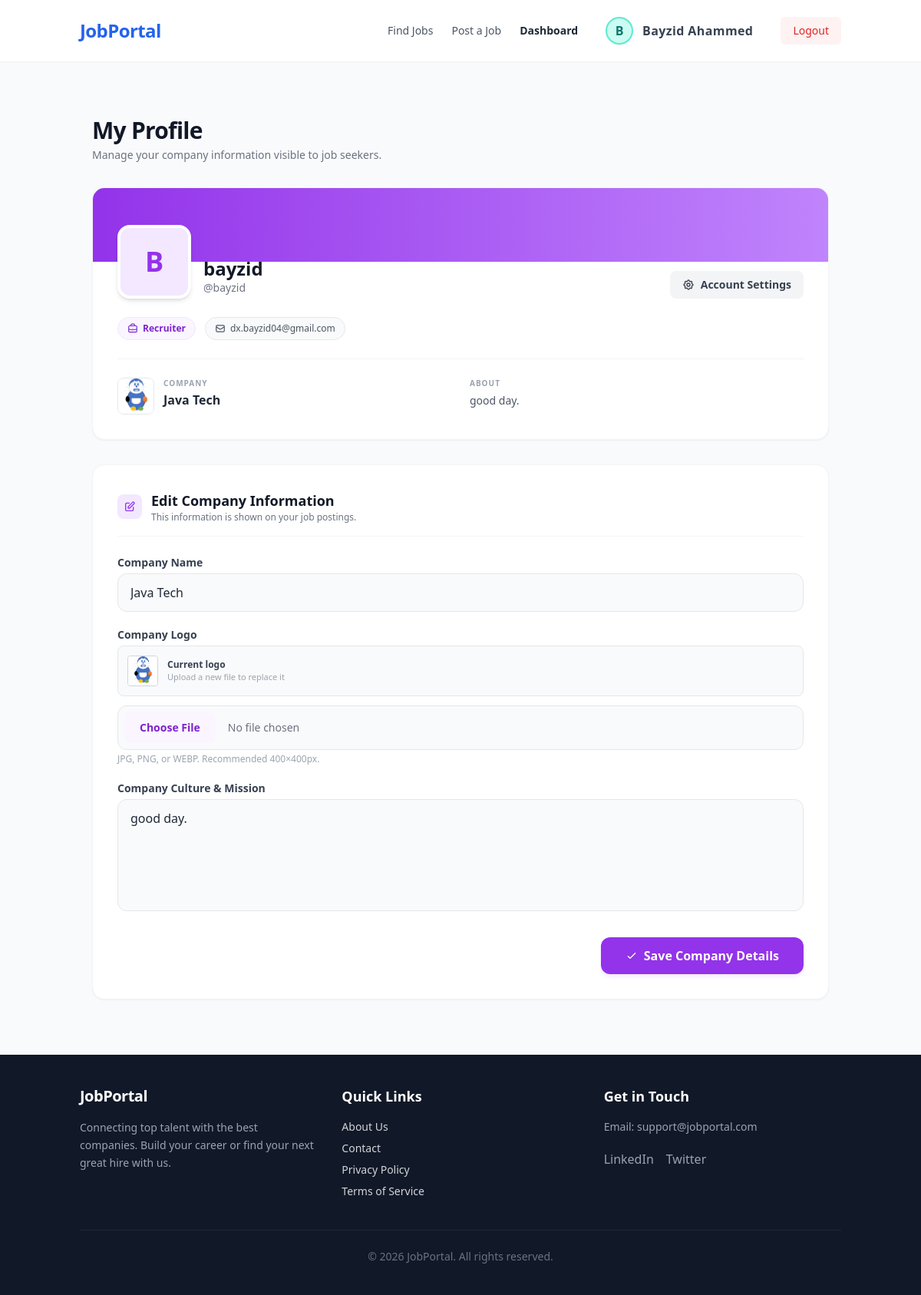
The page /profile/bayzid (signed in) on the database its author committed.
### core/models.py (models this page shows, shortened)
class CustomUser(AbstractUser):
    user_type = (
        ('jobseeker', 'Job Seeker'),
        ('recruiter', 'Recruiter')
    )
    full_name = models.CharField(max_length=30)
    profile_pic = models.ImageField(upload_to='profile/',null=True,blank=True)
    role = models.CharField(max_length=25,choices=user_type)

class Recruiter(models.Model):
    user = models.OneToOneField(CustomUser,on_delete=models.CASCADE)
    company_name = models.CharField(max_length=100,blank = True)
    company_logo = models.ImageField(upload_to='company_logos/', blank=True, null=True)
    description = models.TextField(blank=True, null=True, help_text="Write a little bit about the company culture and mission.")

### core/views.py (the view, shortened to what this page needs)
# urls.py: path('profile/<str:username>', views.profile, name = 'profile'),
@login_required
def profile(request, username):
    if request.user.role == 'recruiter':
            recruiter = Recruiter.objects.get(user=request.user)
    elif request.user.role == 'jobseeker':
            seeker = JobSeeker.objects.get(user=request.user)
    if request.user.role == 'recruiter':
        context = {
            'user': request.user,
            'recruiter': recruiter
        }
    elif request.user.role == 'jobseeker':
        context = {
            'user': request.user,
            'seeker' : seeker
        }
    return render(request, 'accounts/profile.html', context)

### templates/accounts/profile.html (shortened to what this page needs)
{% extends 'base.html' %}
{% load static %}
{% block content %}
{% if user.role == 'recruiter' %}
<div class="max-w-5xl mx-auto my-10 px-4 space-y-8">
    <div>
        <h1 class="text-3xl font-extrabold text-gray-900 tracking-tight">My Profile</h1>
        <p class="text-gray-500 mt-1 text-sm">Manage your company information visible to job seekers.</p>
    </div>
    <div class="bg-white rounded-2xl border border-gray-100 shadow-sm overflow-hidden">
        <div class="h-24 bg-gradient-to-r from-purple-600 to-purple-400"></div>
        <div class="px-8 pb-8">
            <div class="flex flex-col sm:flex-row sm:items-end sm:justify-between -mt-12 mb-6 gap-4">
                <div class="flex items-end gap-4">
                    {% if user.profile_pic %}
                        <img src="{{ user.profile_pic.url }}"
                             alt="{{ user.username }}"
                             class="w-24 h-24 rounded-2xl object-cover border-4 border-white shadow-md">
                    {% else %}
                        <div class="w-24 h-24 rounded-2xl bg-purple-100 flex items-center justify-center text-4xl font-extrabold text-purple-600 border-4 border-white shadow-md">
                            {{ user.username|make_list|first|upper }}
                        </div>
                    {% endif %}
                    <div class="mb-1">
                        <h2 class="text-2xl font-extrabold text-gray-900 leading-tight">
                            {{ user.get_full_name|default:user.username }}
                        </h2>
                        <p class="text-gray-500 text-sm">@{{ user.username }}</p>
                    </div>
                </div>
                <a href="#"
                   class="inline-flex items-center gap-2 text-sm font-semibold bg-gray-100 text-gray-700 px-4 py-2 rounded-lg hover:bg-gray-200 transition-colors self-start sm:self-auto mt-2 sm:mt-0">
                    Account Settings
                </a>
            </div>
            <div class="flex flex-wrap gap-3 mb-6">
                <span class="inline-flex items-center gap-1.5 bg-purple-50 text-purple-700 text-xs font-bold px-3 py-1.5 rounded-full border border-purple-100">
                    Recruiter
                </span>
                <span class="inline-flex items-center gap-1.5 bg-gray-50 text-gray-600 text-xs font-medium px-3 py-1.5 rounded-full border border-gray-200">
                    <svg class="w-3.5 h-3.5" fill="none" stroke="currentColor" viewBox="0 0 24 24">
                        <path stroke-linecap="round" stroke-linejoin="round" stroke-width="2"
                              d="M3 8l7.89 5.26a2 2 0 002.22 0L21 8M5 19h14a2 2 0 002-2V7a2 2 0 00-2-2H5a2 2 0 00-2 2v10a2 2 0 002 2z"/>
                    </svg>
                    {{ user.email }}
                </span>
            </div>
            <div class="grid grid-cols-1 sm:grid-cols-2 gap-6 pt-6 border-t border-gray-100">
                <div class="flex items-start gap-3">
                    {% if recruiter.company_logo %}
                        <img src="{{ recruiter.company_logo.url }}"
                             alt="{{ recruiter.company_name }}"
                             class="w-12 h-12 rounded-lg object-cover border border-gray-200 shrink-0">
                    {% else %}
                        <div class="w-12 h-12 rounded-lg bg-gray-100 flex items-center justify-center text-lg font-bold text-gray-400 shrink-0">🏢</div>
                    {% endif %}
                    <div>
                        <p class="text-[10px] font-black text-gray-400 uppercase tracking-widest mb-0.5">Company</p>
                        <p class="font-bold text-gray-800">
                            {{ recruiter.company_name|default:"Not set yet" }}
                        </p>
                    </div>
                </div>
                <div>
                    <p class="text-[10px] font-black text-gray-400 uppercase tracking-widest mb-1">About</p>
                    {% if recruiter.description %}
                        <p class="text-sm text-gray-600 leading-relaxed line-clamp-3">{{ recruiter.description }}</p>
                    {% else %}
                        <p class="text-sm text-gray-400 italic">No description added yet.</p>
                    {% endif %}
                </div>
            </div>
        </div>
    </div>
    <div class="bg-white rounded-2xl border border-gray-100 shadow-sm p-8">
        <div class="flex items-center gap-3 mb-6 pb-4 border-b border-gray-100">
            <div class="w-8 h-8 bg-purple-100 rounded-lg flex items-center justify-center">
                <svg class="w-4 h-4 text-purple-600" fill="none" stroke="currentColor" viewBox="0 0 24 24">
                    <path stroke-linecap="round" stroke-linejoin="round" stroke-width="2"
                          d="M11 5H6a2 2 0 00-2 2v11a2 2 0 002 2h11a2 2 0 002-2v-5m-1.414-9.414a2 2 0 112.828 2.828L11.828 15H9v-2.828l8.586-8.586z"/>
                </svg>
            </div>
            <div>
                <h3 class="text-lg font-extrabold text-gray-900">Edit Company Information</h3>
                <p class="text-xs text-gray-500">This information is shown on your job postings.</p>
            </div>
        </div>
        <form action="{% url 'profile' user.username %}" method="POST" enctype="multipart/form-data" class="space-y-5">
            <div>
                <label class="block text-sm font-bold text-gray-700 mb-1">
                    Company Name
                </label>
                <input type="text" name="company_name"
                       value="{{ recruiter.company_name }}"
                       placeholder="e.g. Mashfi Enterprise"
                       class="w-full px-4 py-3 bg-gray-50 border border-gray-200 rounded-xl text-gray-800 focus:outline-none focus:ring-2 focus:ring-purple-500 focus:bg-white transition-all">
            </div>
            <div>
                <label class="block text-sm font-bold text-gray-700 mb-1">Company Logo</label>
                {% if recruiter.company_logo %}
                    <div class="flex items-center gap-3 mb-3 p-3 bg-gray-50 rounded-lg border border-gray-200">
                        <img src="{{ recruiter.company_logo.url }}"
                             class="w-10 h-10 rounded object-cover border border-gray-300">
                        <div>
                            <p class="text-xs font-semibold text-gray-700">Current logo</p>
                            <p class="text-[11px] text-gray-400">Upload a new file to replace it</p>
                        </div>
                    </div>
                {% endif %}
                <input type="file" name="company_logo" accept="image/*"
                       class="w-full text-sm text-gray-500
                              file:mr-4 file:py-2.5 file:px-5
                              file:rounded-lg file:border-0
                              file:font-semibold file:text-sm
                              file:bg-purple-50 file:text-purple-700
                              hover:file:bg-purple-100 file:cursor-pointer
                              bg-gray-50 border border-gray-200 rounded-xl p-2">
                <p class="text-xs text-gray-400 mt-1">JPG, PNG, or WEBP. Recommended 400×400px.</p>
            </div>
            <div>
                <label class="block text-sm font-bold text-gray-700 mb-1">
                    Company Culture &amp; Mission
                </label>
                <textarea name="description" rows="5"
                          placeholder="What makes your company a great place to work?"
                          class="w-full px-4 py-3 bg-gray-50 border border-gray-200 rounded-xl text-gray-800 focus:outline-none focus:ring-2 focus:ring-purple-500 focus:bg-white transition-all resize-none">{{ recruiter.description }}</textarea>
            </div>
            <div class="pt-2 flex justify-end">
                <button type="submit"
                        class="inline-flex items-center gap-2 bg-purple-600 text-white font-bold px-8 py-3 rounded-xl hover:bg-purple-700 active:scale-[0.98] transition-all shadow-md shadow-purple-100">
                    <svg class="w-4 h-4" fill="none" stroke="currentColor" viewBox="0 0 24 24">
                        <path stroke-linecap="round" stroke-linejoin="round" stroke-width="2" d="M5 13l4 4L19 7"/>
                    </svg>
                    Save Company Details
                </button>
            </div>
        </form>
    </div>
</div>
{% endif %}
{% endblock %}

### templates/includes/header.html (shortened to what this page needs)
<header class="bg-white shadow-sm sticky top-0 z-50">
  <div class="container mx-auto px-4 py-4 flex justify-between items-center">
    <a href="{% url 'home' %}" class="text-2xl font-extrabold text-blue-600 tracking-tight">JobPortal</a>
    <nav class="hidden md:flex items-center space-x-6">
      <a href="{% url 'job_list' %}" class="text-sm font-medium text-gray-600 hover:text-blue-600 transition-colors">Find Jobs</a>
      {% if request.user.is_authenticated %}
        {% if request.user.role == 'recruiter' %}
          <a href="{% url 'post_job' %}" class="text-sm font-medium text-gray-600 hover:text-blue-600 transition-colors">Post a Job</a>
        {% endif %}
        <a href="{% url 'dashboard' %}" class="text-sm font-bold text-gray-800 hover:text-blue-600 transition-colors">Dashboard</a>
        <a href="{% url 'profile' request.user.username %}" class="flex items-center gap-3 hover:bg-teal-700 hover:text-white px-3 py-1.5 rounded-lg transition duration-200 group">
          {% if request.user.profile_pic %}
            <img src="{{ request.user.profile_pic.url }}" alt="Profile Picture" class="w-9 h-9 rounded-full object-cover border-2 border-teal-200 shadow-sm" />
          {% else %}
            <div class="w-9 h-9 rounded-full bg-teal-100 text-teal-700 flex items-center justify-center font-bold border-2 border-teal-300 shadow-sm">{{ request.user.username|first|upper }}</div>
          {% endif %}
          <span class="font-semibold tracking-wide text-gray-700 group-hover:text-white transition-colors">
            {{ request.user.full_name|default:request.user.username }}
          </span>
        </a>
        <a href="{% url 'logout' %}" class="text-sm font-medium bg-red-50 text-red-600 px-4 py-2 rounded-md hover:bg-red-100 transition-colors">Logout</a>
      {% else %}
        <a href="{% url 'login' %}" class="text-sm font-medium text-gray-600 hover:text-blue-600 transition-colors">Login</a>
        <a href="{% url 'register' %}" class="text-sm font-medium bg-blue-600 text-white px-5 py-2 rounded-md hover:bg-blue-700 transition-colors shadow-sm">Register</a>
      {% endif %}
    </nav>
  </div>
</header>

### rows shown on the page
CustomUser: user.username|first "B", user.full_name "Bayzid Ahammed", username|make_list "B", get_full_name "bayzid", username "bayzid", email "dx.bayzid04@gmail.com"
Recruiter: company_logo (picture), company_name "Java Tech", description "good day."
